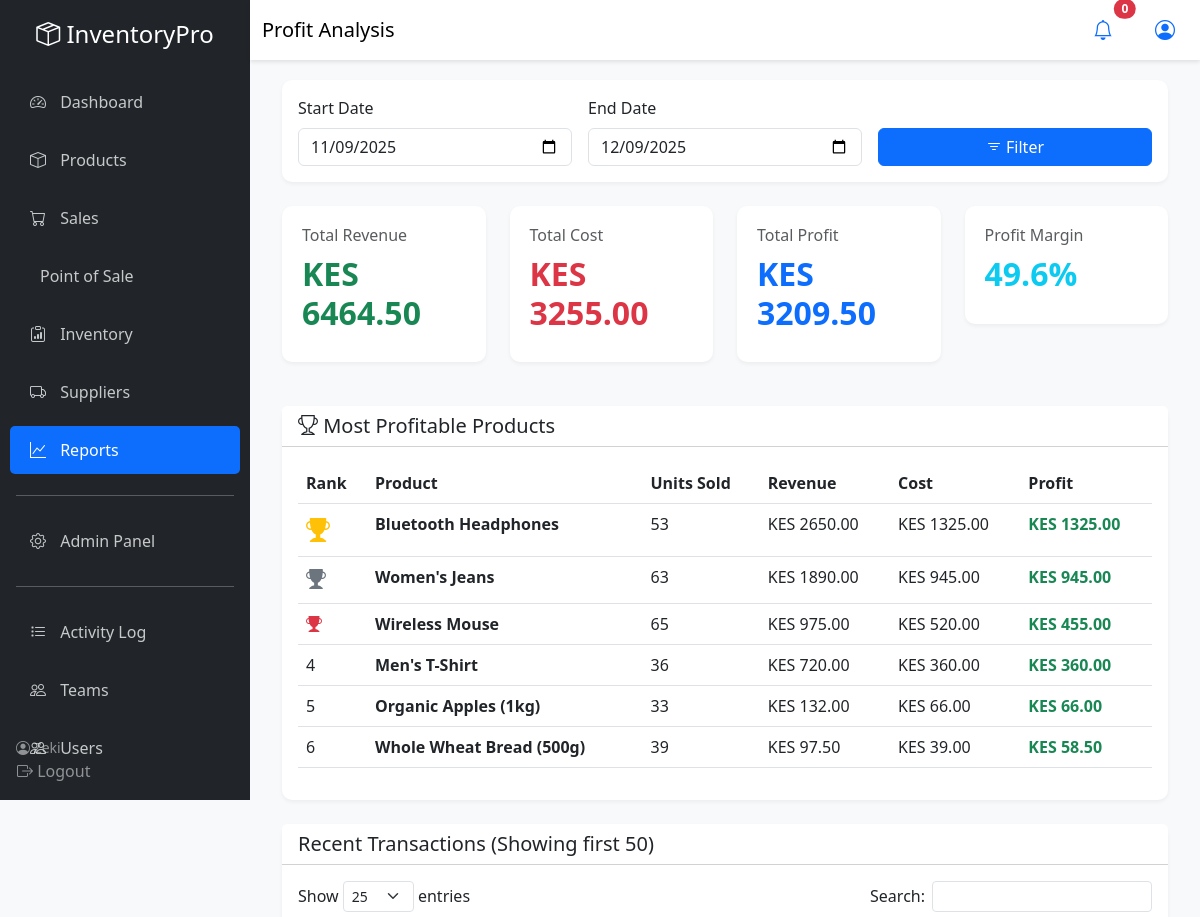
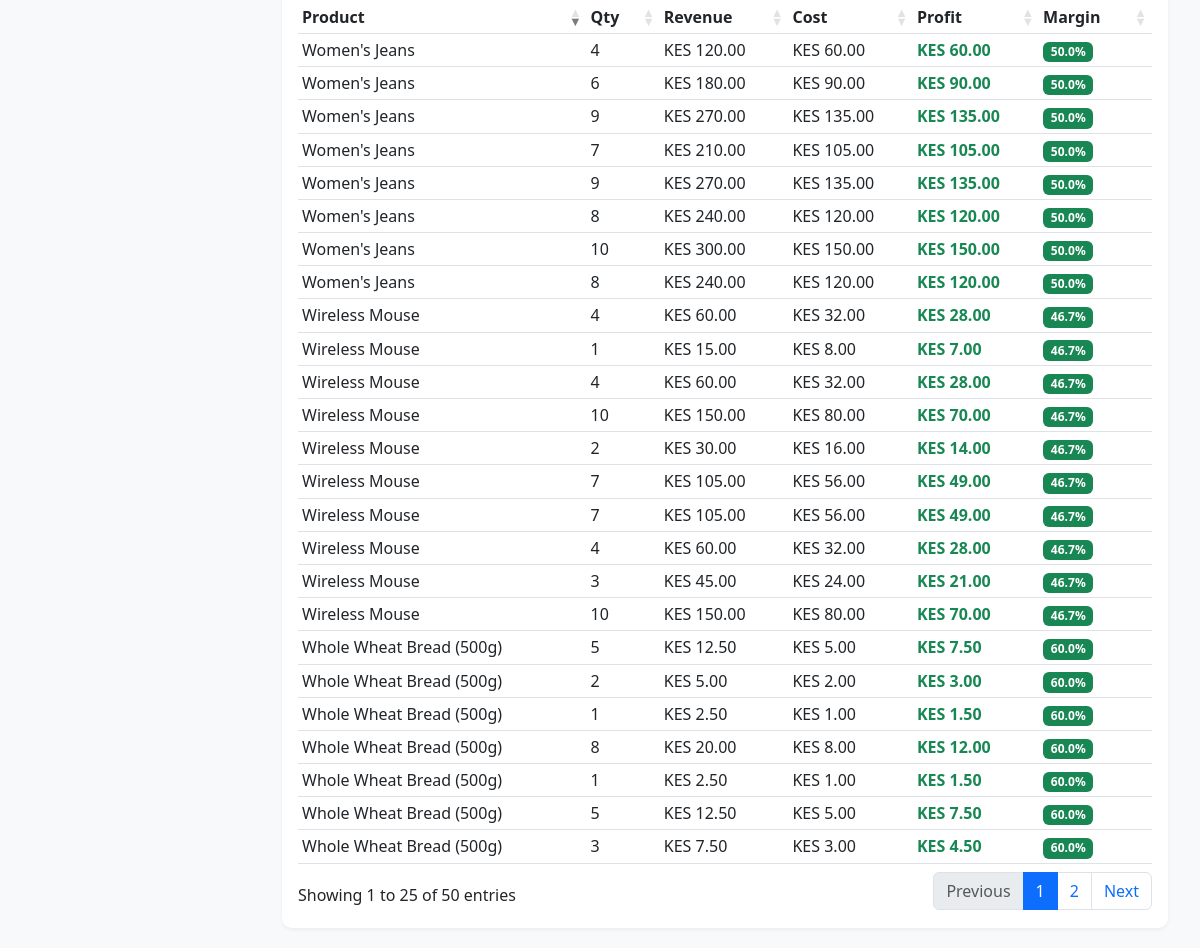
/reports/profit/ (signed in), run on the app's committed database (2 pictures, top to bottom).
### apps/products/models.py (models this page shows, shortened)
class Product(models.Model):
    name = models.CharField(max_length=200)
    sku = models.CharField(max_length=50, unique=True, help_text="Stock Keeping Unit")
    barcode = models.CharField(max_length=100, blank=True, null=True, unique=True)
    category = models.ForeignKey(Category, on_delete=models.SET_NULL, null=True, related_name='products')
    description = models.TextField(blank=True)
    image = models.ImageField(upload_to='products/', blank=True, null=True)
    cost_price = models.DecimalField(max_digits=10, decimal_places=2, validators=[MinValueValidator(Decimal('0.00'))])
    selling_price = models.DecimalField(max_digits=10, decimal_places=2, validators=[MinValueValidator(Decimal('0.00'))])
    current_stock = models.IntegerField(default=0, validators=[MinValueValidator(0)])
    reorder_level = models.IntegerField(default=10, validators=[MinValueValidator(0)])
    is_active = models.BooleanField(default=True)
    created_by = models.ForeignKey(User, on_delete=models.SET_NULL, null=True, related_name='created_products')
    created_at = models.DateTimeField(auto_now_add=True)
    updated_at = models.DateTimeField(auto_now=True)
    class Meta:
        ordering = ['-created_at']
        indexes = [
            models.Index(fields=['sku']),
            models.Index(fields=['barcode']),
            models.Index(fields=['name']),
        ]

### apps/reports/views.py (the view)
# urls.py: path('profit/', views.profit_report, name='profit_report'),
@login_required
def profit_report(request):
    start_date = request.GET.get('start_date')
    end_date = request.GET.get('end_date')
    if not start_date:
        start_date = (timezone.now() - timedelta(days=30)).date()
    else:
        start_date = datetime.strptime(start_date, '%Y-%m-%d').date()
    if not end_date:
        end_date = timezone.now().date()
    else:
        end_date = datetime.strptime(end_date, '%Y-%m-%d').date()
    sale_items = SaleItem.objects.filter(
        sale__created_at__date__gte=start_date,
        sale__created_at__date__lte=end_date
    ).select_related('product', 'sale')
    profit_data = []
    total_revenue = 0
    total_cost = 0
    for item in sale_items:
        revenue = float(item.subtotal)
        cost = float(item.product.cost_price * item.quantity)
        profit = revenue - cost
        total_revenue += revenue
        total_cost += cost
        profit_data.append({
            'product': item.product.name,
            'quantity': item.quantity,
            'revenue': revenue,
            'cost': cost,
            'profit': profit,
            'margin': (profit / revenue * 100) if revenue > 0 else 0
        })
    total_profit = total_revenue - total_cost
    profit_margin = (total_profit / total_revenue * 100) if total_revenue > 0 else 0
    from collections import defaultdict
    product_profits = defaultdict(lambda: {'revenue': 0, 'cost': 0, 'profit': 0, 'quantity': 0})
    for item in sale_items:
        key = item.product.name
        product_profits[key]['revenue'] += float(item.subtotal)
        product_profits[key]['cost'] += float(item.product.cost_price * item.quantity)
        product_profits[key]['profit'] = product_profits[key]['revenue'] - product_profits[key]['cost']
        product_profits[key]['quantity'] += item.quantity
    top_products = sorted(product_profits.items(), key=lambda x: x[1]['profit'], reverse=True)[:10]
    context = {
        'start_date': start_date,
        'end_date': end_date,
        'total_revenue': total_revenue,
        'total_cost': total_cost,
        'total_profit': total_profit,
        'profit_margin': profit_margin,
        'profit_data': profit_data[:50],  # Limit to 50 items for display
        'top_products': top_products,
    }
    return render(request, 'reports/profit_report.html', context)

### templates/reports/profit_report.html (shortened to what this page needs)
{% extends 'base.html' %}
{% block page_title %}Profit Analysis{% endblock %}
{% block content %}
<div class="container-fluid">
    <div class="card card-custom mb-4">
        <div class="card-body">
            <form method="get" class="row g-3">
                <div class="col-md-4">
                    <label class="form-label">Start Date</label>
                    <input type="date" name="start_date" class="form-control"
                           value="{{ start_date|date:'Y-m-d' }}">
                </div>
                <div class="col-md-4">
                    <label class="form-label">End Date</label>
                    <input type="date" name="end_date" class="form-control"
                           value="{{ end_date|date:'Y-m-d' }}">
                </div>
                <div class="col-md-4">
                    <label class="form-label">&nbsp;</label>
                    <button type="submit" class="btn btn-primary w-100">
                        <i class="bi bi-filter"></i> Filter
                    </button>
                </div>
            </form>
        </div>
    </div>
    <div class="row mb-4">
        <div class="col-md-3">
            <div class="stat-card">
                <h6 class="text-muted mb-1">Total Revenue</h6>
                <h3 class="text-success">KES {{ total_revenue|floatformat:2|default:"0.00" }}</h3>
            </div>
        </div>
        <div class="col-md-3">
            <div class="stat-card">
                <h6 class="text-muted mb-1">Total Cost</h6>
                <h3 class="text-danger">KES {{ total_cost|floatformat:2|default:"0.00" }}</h3>
            </div>
        </div>
        <div class="col-md-3">
            <div class="stat-card">
                <h6 class="text-muted mb-1">Total Profit</h6>
                <h3 class="text-primary">KES {{ total_profit|floatformat:2|default:"0.00" }}</h3>
            </div>
        </div>
        <div class="col-md-3">
            <div class="stat-card">
                <h6 class="text-muted mb-1">Profit Margin</h6>
                <h3 class="text-info">{{ profit_margin|floatformat:1|default:"0" }}%</h3>
            </div>
        </div>
    </div>
    <div class="card card-custom mb-4">
        <div class="card-header bg-white">
            <h5 class="mb-0">
                <i class="bi bi-trophy"></i> Most Profitable Products
            </h5>
        </div>
        <div class="card-body">
            <div class="table-responsive">
                <table class="table table-hover">
                    <thead>
                        <tr>
                            <th>Rank</th>
                            <th>Product</th>
                            <th>Units Sold</th>
                            <th>Revenue</th>
                            <th>Cost</th>
                            <th>Profit</th>
                        </tr>
                    </thead>
                    <tbody>
                        {% for product_name, data in top_products %}
                        <tr>
                            <td>
                                {% if forloop.counter == 1 %}
                                <i class="bi bi-trophy-fill text-warning fs-4"></i>
                                {% elif forloop.counter == 2 %}
                                <i class="bi bi-trophy-fill text-secondary fs-5"></i>
                                {% elif forloop.counter == 3 %}
                                <i class="bi bi-trophy-fill text-danger fs-6"></i>
                                {% else %}
                                {{ forloop.counter }}
                                {% endif %}
                            </td>
                            <td><strong>{{ product_name }}</strong></td>
                            <td>{{ data.quantity }}</td>
                            <td>KES {{ data.revenue|floatformat:2 }}</td>
                            <td>KES {{ data.cost|floatformat:2 }}</td>
                            <td>
                                <strong class="text-success">KES {{ data.profit|floatformat:2 }}</strong>
                            </td>
                        </tr>
                        {% empty %}
                        <tr>
                            <td colspan="6" class="text-center py-4 text-muted">
                                No data available for this period
                            </td>
                        </tr>
                        {% endfor %}
                    </tbody>
                </table>
            </div>
        </div>
    </div>
    <div class="card card-custom">
        <div class="card-header bg-white">
            <h5 class="mb-0">Recent Transactions (Showing first 50)</h5>
        </div>
        <div class="card-body">
            <div class="table-responsive">
                <table class="table table-sm datatable">
                    <thead>
                        <tr>
                            <th>Product</th>
                            <th>Qty</th>
                            <th>Revenue</th>
                            <th>Cost</th>
                            <th>Profit</th>
                            <th>Margin</th>
                        </tr>
                    </thead>
                    <tbody>
                        {% for item in profit_data %}
                        <tr>
                            <td>{{ item.product }}</td>
                            <td>{{ item.quantity }}</td>
                            <td>KES {{ item.revenue|floatformat:2 }}</td>
                            <td>KES {{ item.cost|floatformat:2 }}</td>
                            <td>
                                <strong class="{% if item.profit > 0 %}text-success{% else %}text-danger{% endif %}">
                                    KES {{ item.profit|floatformat:2 }}
                                </strong>
                            </td>
                            <td>
                                <span class="badge {% if item.margin > 30 %}bg-success{% elif item.margin > 15 %}bg-warning{% else %}bg-danger{% endif %}">
                                    {{ item.margin|floatformat:1 }}%
                                </span>
                            </td>
                        </tr>
                        {% empty %}
                        <tr>
                            <td colspan="6" class="text-center py-4 text-muted">
                                No transaction data
                            </td>
                        </tr>
                        {% endfor %}
                    </tbody>
                </table>
            </div>
        </div>
    </div>
</div>
{% endblock %}

### templates/base.html (shortened to what this page needs)
<!DOCTYPE html>
{% load static %}
<html lang="en">
<head>
    <link href="https://cdn.jsdelivr.net/npm/bootstrap@5.3.0/dist/css/bootstrap.min.css" rel="stylesheet">
    <link rel="stylesheet" href="https://cdn.jsdelivr.net/npm/bootstrap-icons@1.11.0/font/bootstrap-icons.css">
    <link rel="stylesheet" href="https://cdn.datatables.net/1.13.6/css/dataTables.bootstrap5.min.css">
</head>
<body>
    <nav class="sidebar" id="sidebar">
        <div class="text-center mb-4">
            <h4 class="text-white">
                <i class="bi bi-box-seam"></i> InventoryPro
            </h4>
        </div>
        <ul class="nav flex-column">
            <li class="nav-item">
                <a class="nav-link {% if request.path == '/dashboard/' %}active{% endif %}" href="{% url 'dashboard' %}">
                    <i class="bi bi-speedometer2"></i> Dashboard
                </a>
            </li>
            <li class="nav-item">
                <a class="nav-link {% if 'products' in request.path %}active{% endif %}" href="{% url 'products:product_list' %}">
                    <i class="bi bi-box"></i> Products
                </a>
            </li>
            <li class="nav-item">
                <a class="nav-link {% if 'sales' in request.path %}active{% endif %}" href="{% url 'sales:sales_list' %}">
                    <i class="bi bi-cart"></i> Sales
                </a>
            </li>
            <li class="nav-item">
                <a class="nav-link {% if 'pos' in request.path %}active{% endif %}" href="{% url 'sales:new_sale' %}">
                     Point of Sale
                </a>
            </li>
            <li class="nav-item">
                <a class="nav-link {% if 'inventory' in request.path %}active{% endif %}" href="{% url 'inventory:stock_list' %}">
                    <i class="bi bi-clipboard-data"></i> Inventory
                </a>
            </li>
            <li class="nav-item">
                <a class="nav-link {% if 'suppliers' in request.path %}active{% endif %}" href="{% url 'suppliers:supplier_list' %}">
                    <i class="bi bi-truck"></i> Suppliers
                </a>
            </li>
            <li class="nav-item">
                <a class="nav-link {% if 'reports' in request.path %}active{% endif %}" href="{% url 'reports:dashboard' %}">
                    <i class="bi bi-graph-up"></i> Reports
                </a>
            </li>
            <hr class="text-white mx-3">
            <li class="nav-item">
                <a class="nav-link" href="{% url 'admin:index' %}">
                    <i class="bi bi-gear"></i> Admin Panel
                </a>
            </li>
        {% if user.is_superuser or user.profile.role.name in "ADMIN,MANAGER" %}
            <hr class="text-white mx-3">
            <li class="nav-item">
                <a class="nav-link {% if 'activity' in request.path %}active{% endif %}" href="{% url 'users:activity_log' %}">
                    <i class="bi bi-list-task"></i> Activity Log
                </a>
            </li>
            <li class="nav-item">
                <a class="nav-link {% if 'teams' in request.path %}active{% endif %}" href="{% url 'users:team_list' %}">
                    <i class="bi bi-people"></i> Teams
                </a>
            </li>
            <li class="nav-item">
                <a class="nav-link {% if 'users' in request.path %}active{% endif %}" href="{% url 'users:user_list' %}">
                    <i class="bi bi-people"></i> Users
                </a>
            </li>
        {% endif %}
        </ul>
        <div class="position-absolute bottom-0 w-100 p-3">
            <div class="text-white-50 small">
                <i class="bi bi-person-circle"></i> {{ user.username }}
                <br>
                <form method="POST" action="{% url 'logout' %}" class="d-inline">
                    <button class="btn btn-link text-white-50 text-decoration-none p-0 m-0">
                        <i class="bi bi-box-arrow-right"></i> Logout
                    </button>
                </form>
            </div>
        </div>
    </nav>
    <nav class="navbar navbar-top navbar-expand-lg navbar-light sticky-top">
        <div class="container-fluid">
            <span class="navbar-brand mb-0 h1">{% block page_title %}Dashboard{% endblock %}</span>
            <div class="d-flex align-items-center">
                <div class="dropdown">
                    <button class="btn btn-link position-relative" data-bs-toggle="dropdown">
                        <i class="bi bi-bell fs-5"></i>
                        <span class="position-absolute top-0 start-100 translate-middle badge rounded-pill bg-danger">
                            {{ low_stock_count }}
                        </span>
                    </button>
                </div>
                <div class="dropdown ms-3">
                    <button class="btn btn-link" data-bs-toggle="dropdown">
                        <i class="bi bi-person-circle fs-5"></i>
                    </button>
                </div>
            </div>
        </div>
    </nav>
    <main class="main-content">
        {% block content %}{% endblock %}
    </main>
</body>
</html>

### data on the page
Product: top_products "Bluetooth Headphones"
Product: top_products "Women's Jeans", product "Women's Jeans" "Women's Jeans" "Women's Jeans" "Women's Jeans" "Women's Jeans" "Women's Jeans" "Women's Jeans" "Women's Jeans"
Product: top_products "Wireless Mouse", product "Wireless Mouse" "Wireless Mouse" "Wireless Mouse" "Wireless Mouse" "Wireless Mouse" "Wireless Mouse" "Wireless Mouse" "Wireless Mouse" "Wireless Mouse" "Wireless Mouse"
Product: top_products "Men's T-Shirt"
Product: top_products "Organic Apples (1kg)"
Product: top_products "Whole Wheat Bread (500g)", product "Whole Wheat Bread (500g)" "Whole Wheat Bread (500g)" "Whole Wheat Bread (500g)" "Whole Wheat Bread (500g)" "Whole Wheat Bread (500g)" "Whole Wheat Bread (500g)" "Whole Wheat Bread (500g)"

### other printed values
{{ user.username }} "Zeki"
{{ low_stock_count }} "0"
{{ total_revenue|floatformat:2|default:"0.00" }} "6464.50"
{{ total_cost|floatformat:2|default:"0.00" }} "3255.00"
{{ total_profit|floatformat:2|default:"0.00" }} "3209.50"
{{ profit_margin|floatformat:1|default:"0" }} "49.6"
{{ data.quantity }} "53" "63" "65" "36" "33" "39"
{{ data.revenue|floatformat:2 }} "2650.00" "1890.00" "975.00" "720.00" "132.00" "97.50"
{{ data.cost|floatformat:2 }} "1325.00" "945.00" "520.00" "360.00" "66.00" "39.00"
{{ data.profit|floatformat:2 }} "1325.00" "945.00" "455.00" "360.00" "66.00" "58.50"
{{ item.quantity }} "5" "4" "4" "2" "1" "6" "1" "4" "9" "10" "8" "2" "7" "1" "9" "7" "5" "7" "3" "8" "4" "10" "3" "8" "10"
{{ item.revenue|floatformat:2 }} "12.50" "120.00" "60.00" "5.00" "15.00" "180.00" "2.50" "60.00" "270.00" "150.00" "20.00" "30.00" "210.00" "2.50" "270.00" "105.00" "12.50" "105.00" "7.50" "240.00" "60.00" "300.00" "45.00" "240.00" "150.00"
{{ item.cost|floatformat:2 }} "5.00" "60.00" "32.00" "2.00" "8.00" "90.00" "1.00" "32.00" "135.00" "80.00" "8.00" "16.00" "105.00" "1.00" "135.00" "56.00" "5.00" "56.00" "3.00" "120.00" "32.00" "150.00" "24.00" "120.00" "80.00"
{{ item.profit|floatformat:2 }} "7.50" "60.00" "28.00" "3.00" "7.00" "90.00" "1.50" "28.00" "135.00" "70.00" "12.00" "14.00" "105.00" "1.50" "135.00" "49.00" "7.50" "49.00" "4.50" "120.00" "28.00" "150.00" "21.00" "120.00" "70.00"
{{ item.margin|floatformat:1 }} "60.0" "50.0" "46.7" "60.0" "46.7" "50.0" "60.0" "46.7" "50.0" "46.7" "60.0" "46.7" "50.0" "60.0" "50.0" "46.7" "60.0" "46.7" "60.0" "50.0" "46.7" "50.0" "46.7" "50.0" "46.7"
